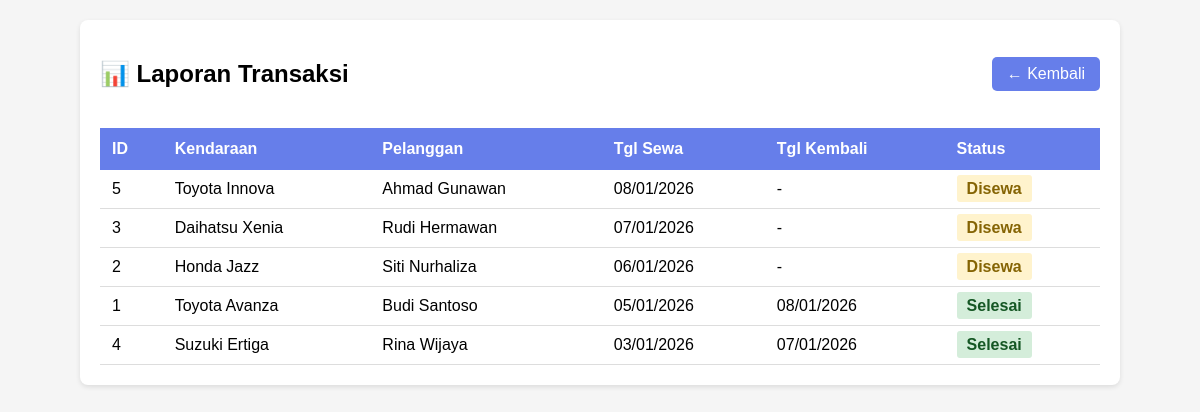
Screenshot of /laporan/index.php (signed in) with the database file from the repository.
### tables this page shows
CREATE TABLE IF NOT EXISTS transaksi (
    id_transaksi INT PRIMARY KEY AUTO_INCREMENT,
    id_kendaraan INT,
    id_pelanggan INT,
    tanggal_sewa DATE,
    tanggal_kembali DATE,
    status VARCHAR(20),
    FOREIGN KEY (id_kendaraan) REFERENCES kendaraan(id_kendaraan),
    FOREIGN KEY (id_pelanggan) REFERENCES pelanggan(id_pelanggan)
);

CREATE TABLE IF NOT EXISTS kendaraan (
    id_kendaraan INT PRIMARY KEY AUTO_INCREMENT,
    nama_kendaraan VARCHAR(100),
    jenis VARCHAR(50),
    plat_nomor VARCHAR(20),
    harga_sewa INT,
    status VARCHAR(20)
);

CREATE TABLE IF NOT EXISTS pelanggan (
    id_pelanggan INT PRIMARY KEY AUTO_INCREMENT,
    nama VARCHAR(100),
    alamat VARCHAR(255),
    no_hp VARCHAR(15)
);

### laporan/index.php (the view, shortened to what this page needs)
<?php
require_once __DIR__ . '/../config/database.php';
$data = mysqli_query($conn, "SELECT t.*, k.nama_kendaraan, p.nama FROM transaksi t
                             LEFT JOIN kendaraan k ON t.id_kendaraan = k.id_kendaraan
                             LEFT JOIN pelanggan p ON t.id_pelanggan = p.id_pelanggan
                             ORDER BY t.tanggal_sewa DESC");
?>
<!DOCTYPE html>
<html>
<head>
</head>
<body>
<div class="container">
    <div class="header">
        <h2>📊 Laporan Transaksi</h2>
        <a href="../index.php">← Kembali</a>
    </div>
    <table>
        <tr>
            <th>ID</th>
            <th>Kendaraan</th>
            <th>Pelanggan</th>
            <th>Tgl Sewa</th>
            <th>Tgl Kembali</th>
            <th>Status</th>
        </tr>
        <?php while($row=mysqli_fetch_assoc($data)) { ?>
        <tr>
            <td><?= $row['id_transaksi'] ?></td>
            <td><?= $row['nama_kendaraan'] ?></td>
            <td><?= $row['nama'] ?></td>
            <td><?= date('d/m/Y', strtotime($row['tanggal_sewa'])) ?></td>
            <td><?= $row['tanggal_kembali'] ? date('d/m/Y', strtotime($row['tanggal_kembali'])) : '-' ?></td>
            <td>
                <span class="status-<?= strtolower($row['status']) ?>">
                    <?= $row['status'] ?>
                </span>
            </td>
        </tr>
        <?php } ?>
    </table>
</div>
</body>
</html>

### laporan/index.php (style rules this page uses)
body { font-family: Arial, sans-serif; background: #f5f5f5; margin: 20px; }
.container { max-width: 1000px; margin: 0 auto; background: white; padding: 20px; border-radius: 8px; box-shadow: 0 2px 5px rgba(0,0,0,0.1); }
.header { display: flex; justify-content: space-between; align-items: center; margin-bottom: 20px; }
.header a { background: #667eea; color: white; padding: 8px 15px; border-radius: 5px; text-decoration: none; }
table { width: 100%; border-collapse: collapse; margin-top: 20px; }
table th { background: #667eea; color: white; padding: 12px; text-align: left; }
table td { padding: 10px 12px; border-bottom: 1px solid #ddd; }
.status-selesai { background: #d4edda; color: #155724; padding: 5px 10px; border-radius: 3px; font-weight: bold; }
.status-disewa { background: #fff3cd; color: #856404; padding: 5px 10px; border-radius: 3px; font-weight: bold; }

### rows the page displays
transaksi: id_transaksi "5", id_kendaraan.nama_kendaraan "Toyota Innova", id_pelanggan.nama "Ahmad Gunawan", tanggal_sewa "08/01/2026", status "Disewa"
transaksi: id_transaksi "3", id_kendaraan.nama_kendaraan "Daihatsu Xenia", id_pelanggan.nama "Rudi Hermawan", tanggal_sewa "07/01/2026", status "Disewa"
transaksi: id_transaksi "2", id_kendaraan.nama_kendaraan "Honda Jazz", id_pelanggan.nama "Siti Nurhaliza", tanggal_sewa "06/01/2026", status "Disewa"
transaksi: id_transaksi "1", id_kendaraan.nama_kendaraan "Toyota Avanza", id_pelanggan.nama "Budi Santoso", tanggal_sewa "05/01/2026", tanggal_kembali "08/01/2026", status "Selesai"
transaksi: id_transaksi "4", id_kendaraan.nama_kendaraan "Suzuki Ertiga", id_pelanggan.nama "Rina Wijaya", tanggal_sewa "03/01/2026", tanggal_kembali "07/01/2026", status "Selesai"
